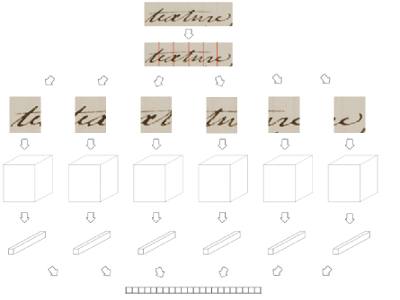
%> input picture img/workflow.png, 400 x 300 px
$ octave --eval "result = extractAggregatedHypercolumns(imread('../img/workflow.png'));"   (GNU Octave 9; MATLAB toolbox functions it lacks are replaced by stand-ins)
%> lines starting %> are read from the running program, lines starting %| are printed output that depends on the picture
### nonzoning/extractHypercolumns.m
function [hypercolumn act nn] = extractHypercolumns(imfn, modelchoice, layers2use, centerprior, resizeheight)
%
% Arguments:
%   modelchoice
%           0           Use unigrams        charnet_layers.mat
%           1           Use bigrams         bigramsvtnet_layers.mat
%           2           Use both
% layerchoice:  Choose layers to use.
%               'Appropriate' layers are 3(conv), 6(conv), 11(fc), 16(softmax).
% centerprior:  Prior that makes pixels near the center row
%               more important. Input is the Gaussian precision
%               (default: 0, ie no smoothing)
% resizeheight: Resize word image to this height (default: 30)
%
%   Example:
%           h = extractHypercolumns('data/cropim.jpg', 2, [6]);
%               This will return a 30xcolsxdims feature map.
%               It comprises info from both unigram & bigram models.
%               It uses their respective last conv layers (layer 6).
%           h = extractHypercolumns('data/cropim.jpg', 0, [3 6 11]);
%               Will use the unigram model only + concat all hidden layers.
%
% G.Sfikas Apr 2016
if(~exist('resizeheight', 'var'))
    resizeheight = 30;
end

co_layers = [3 6];  %convolutional layers
%fc_layers = [11 16];%convolutionalized fully-connected layers
if(~exist('layers2use', 'var'))
    layers2use = co_layers(end); %use only the last convolutional layer activation
end
%[curdir, ~, ~] = fileparts(mfilename('fullpath'));
if(modelchoice == 0)
    modeldata = 'pretrained/models/charnet_layers.mat';
    %modeldata = sprintf('%s/../models/charnet_layers.mat', curdir);
elseif(modelchoice == 1)
    modeldata = 'pretrained/models/bigramsvtnet_layers.mat';
    %modeldata = sprintf('%s/../models/bigramsvtnet_layers.mat', curdir);
elseif(modelchoice == 2)
    [h0, act0] = extractHypercolumns(imfn, 0, layers2use, centerprior, resizeheight);
%> call 2 of extractHypercolumns, with modelchoice = 0, layers2use = [3 6], centerprior = 0, resizeheight = 24
%> in extractHypercolumns, im is the input picture: size 300x400x3 uint8; mean R, G, B 247.7, 246.6, 245.1
%> in extractHypercolumns (call 2), `img = imresize(img, [rows NaN]);`:
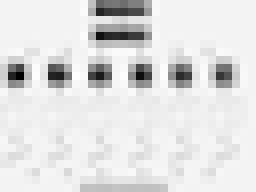
%> img: size 24x32 single (shown 8 times larger); min 147.2, max 260, mean 246.7; drawn with min black and max white
%> in extractHypercolumns (call 2), `img = padarray(img, [11 11]);`:
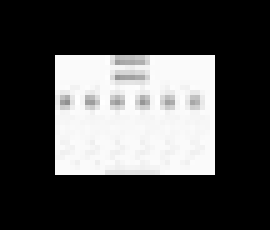
%> img: size 46x54 single (shown 5 times larger); min 0, max 260, mean 76.3; drawn with min black and max white
%> in extractHypercolumns (call 2), `mu = (1/winsz^2) * conv2(img, ones(winsz, winsz, 'single'), 'same');`:
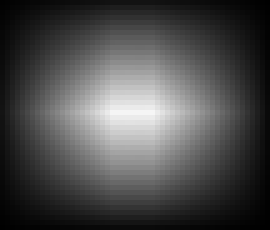
%> mu: size 46x54 single (shown 5 times larger); min 0.443, max 246.1, mean 76
%> in extractHypercolumns (call 2), `x_ = (img - mu).^2;`:
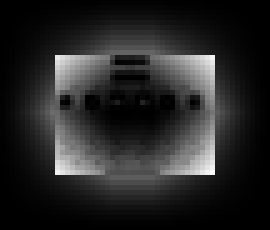
%> x_: size 46x54 single (shown 5 times larger); min 0.0357, max 36770.4, mean 5524.1; drawn with min black and max white
%> in extractHypercolumns (call 2), `stdim = sqrt((1/winsz^2) * conv2(x_, ones(winsz, winsz, 'single'), 'sa..`:
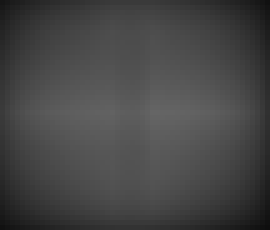
%> stdim: size 46x54 single (shown 5 times larger); min 14.1, max 101.4, mean 69.8
%> in extractHypercolumns (call 2), `data = img - mu;`:
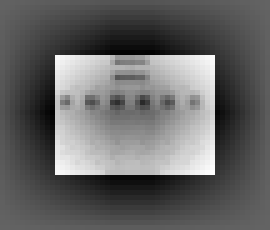
%> data: size 46x54 single (shown 5 times larger); min -124.4, max 191.8, mean 0.2; drawn with min black and max white
%> in extractHypercolumns (call 2), `data = data ./ (stdim + eps);`:
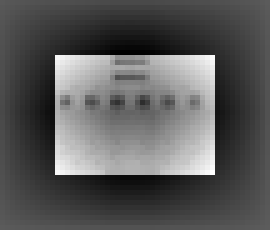
%> data: size 46x54 single (shown 5 times larger); min -1.54, max 2.62, mean -0.0764; drawn with min black and max white
    [h1, act1] = extractHypercolumns(imfn, 1, layers2use, centerprior, resizeheight);
    hypercolumn = cat(3, h0, h1);
    act = [act0 act1];
    return;
else
    error('modelchoice: Argument error.');
end
if(~exist('centerprior', 'var'))
    centerprior = 0;
end
if(centerprior ~= 0)
    blurwin = gausswin(resizeheight, centerprior);
else
    blurwin = ones(resizeheight, 1);
end
if(ischar(imfn))
    im = imread(imfn);
else
    im = imfn;
end
if(numel(size(im)) == 3)
    img = single(rgb2gray(im));
else
    img = single(im);
end
%[wimg, ~] = simple_gray_normalize_p(double(img), 1.5, 1);
%img = single(255*wimg);
rows = resizeheight; %this is related to the specifics of the pretrained CNN
img = imresize(img, [rows NaN]); %resize to resizeheight(default:3O) rows, preserve the aspect ratio
cols = size(img, 2); %will need this to resize (? or not?)
img = padarray(img, [11 11]);
winsz = 24;
mu = (1/winsz^2) * conv2(img, ones(winsz, winsz, 'single'), 'same');
x_ = (img - mu).^2;
stdim = sqrt((1/winsz^2) * conv2(x_, ones(winsz, winsz, 'single'), 'same'));
data = img - mu;
eps = 1e-9;
data = data ./ (stdim + eps);
%> the run ends on the next line
nn = cudaconvnet_to_mconvnet(modeldata);
nn = nn.forward(nn, struct('data', data));
%
act = cell(numel(layers2use, 1));
for i = 1:numel(layers2use)
    currentLayer = layers2use(i);
    %act(:, :, i) = zeros(rows, cols);
    actMap = nn.layers{currentLayer}.Xout;
    sz = size(actMap);
    if(sz(1) < rows)
        actMap = imresize(actMap, [rows NaN]);
        sz = size(actMap);
    end
    if(sz(2) < cols)
        actMap = imresize(actMap, [sz(1) sz(2)]);
        sz = size(actMap);
    end
    startP = floor(.5*(sz(1) - rows));
    cropping = actMap((startP + 1):(startP + rows), (startP + 1):(startP + cols), :);
    blurwinrepeated = repmat(blurwin*ones(1, size(cropping, 2)), [1 1 size(cropping, 3)]);
    cropping = cropping .* blurwinrepeated;
    act{i} = cropping;
end
hypercolumn = act{1};
for i = 2:numel(act)
    hypercolumn = cat(3, hypercolumn, act{i});
end
return;

### nonzoning/extractAggregatedHypercolumns.m
function res = extractAggregatedHypercolumns(im, modelchoice, layerchoice, centerprior, resizeheight)
% This function returns aggregations of hypercolumn features.
% Aggregation-encoding is done with sum-pooling and l2 normalization.
%
% modelchoice:  Can be 0, 1 or 2 (default: 2)
% layerchoice:  Choose layers to use (default: [3 6])
%               'Appropriate' layers are 3(conv), 6(conv), 11(fc), 16(softmax).
% centerprior:  Prior that makes pixels near the center row
%               more important. Input is the Gaussian precision
%               (default: 0, ie no smoothing)
%
% G.Sfikas 25 Apr 2016
if(~exist('modelchoice', 'var'))
    modelchoice = 2;
end
if(~exist('layerchoice', 'var'))
    layerchoice = [3 6];
end
if(~exist('centerprior', 'var'))
    centerprior = 0;
end
if(~exist('resizeheight', 'var'))
    resizeheight = [24 30 36];
end
h = extractHypercolumns(im, modelchoice, layerchoice, centerprior, resizeheight(1));
dims = size(h, 3);
baselength = size(h, 2);
%Variable length
a = squeeze(mean(h, 1));
for height = 2:numel(resizeheight)
    assert(resizeheight(height) > resizeheight(1));
    h = extractHypercolumns(im, modelchoice, layerchoice, centerprior, resizeheight(height));
    squeeze_h = squeeze(mean(h, 1));
    a = a + imresize(squeeze_h, [baselength dims], 'nearest');
end
%L2 normalization
res = a ./ (sqrt(sum(a .* a, 2)) * ones(1, dims));
return;
